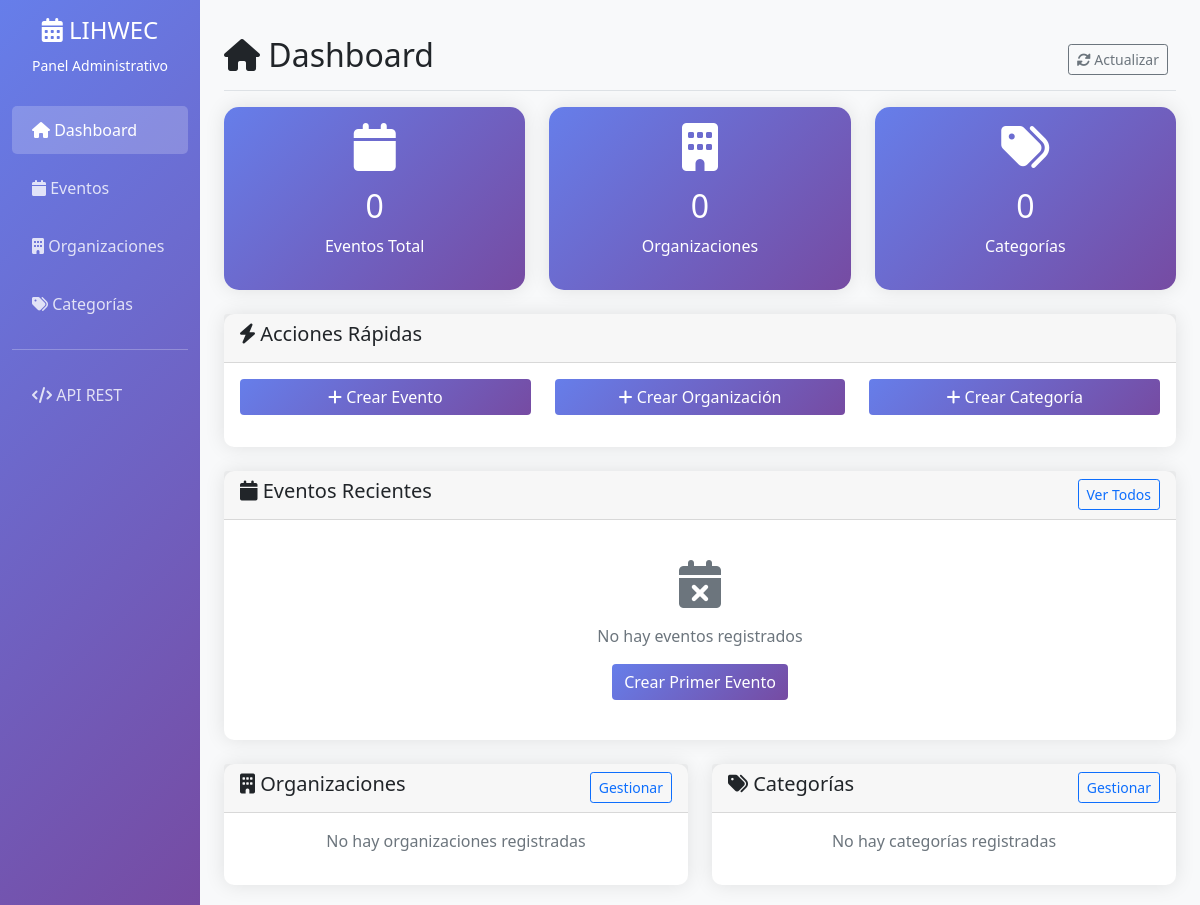
/api/admin-panel/, run on an earlier commit of the app's database.
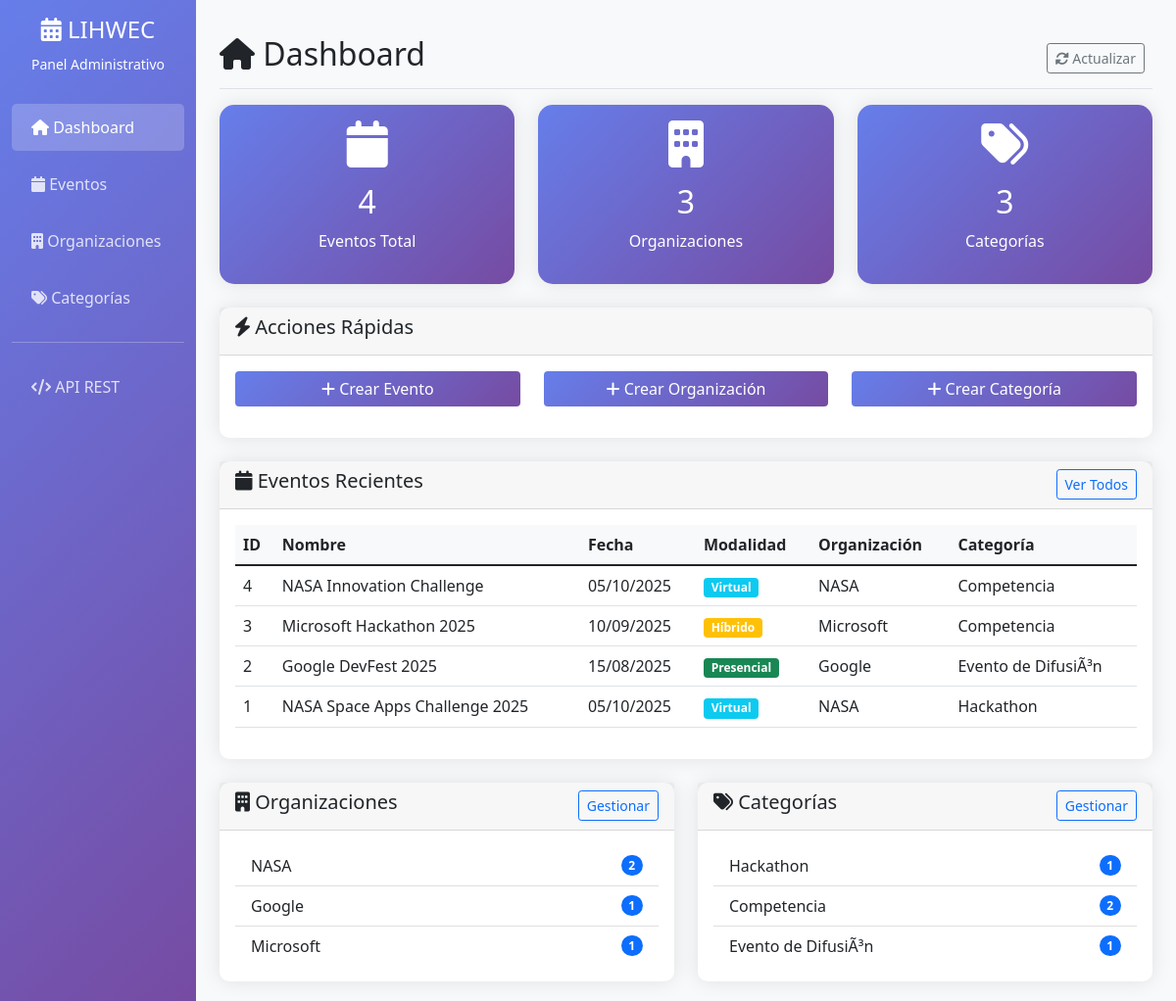
And on a later commit of the database.
### events/models.py (models this page shows, shortened)
class Event(models.Model):
    MODALITY_CHOICES = [
        ('presencial', 'Presencial'),
        ('virtual', 'Virtual'),
        ('hibrido', 'Híbrido'),
    ]
    TYPE_CHOICES = [
        ('competencia', 'Competencia'),
        ('difusor', 'Difusor'),
    ]
    name = models.CharField(max_length=200)
    date = models.DateField()
    time = models.TimeField()
    modality = models.CharField(max_length=20, choices=MODALITY_CHOICES)
    location = models.CharField(max_length=200, blank=True)
    organization = models.ForeignKey(Organization, on_delete=models.CASCADE)
    category = models.ForeignKey(Category, on_delete=models.CASCADE)
    type = models.ForeignKey(Type, on_delete=models.CASCADE)
    image = models.URLField()
    description = models.TextField()
    link = models.URLField(blank=True)

class Organization(models.Model):
    name = models.CharField(max_length=100, unique=True)
    description = models.TextField(blank=True)

class Category(models.Model):
    name = models.CharField(max_length=50, unique=True)
    display_name = models.CharField(max_length=100)

### events/admin_views.py (the view)
# urls.py: path('admin-panel/', AdminPanelView.as_view(), name='admin_panel'),
class AdminPanelView(View):
    def get(self, request):
        events = Event.objects.all().order_by('-id')[:10]  # Últimos 10 eventos
        organizations = Organization.objects.all()
        categories = Category.objects.all()
        context = {
            'events': events,
            'organizations': organizations,
            'categories': categories,
            'events_count': Event.objects.count(),
            'organizations_count': organizations.count(),
            'categories_count': categories.count(),
        }
        return render(request, 'events/admin_panel.html', context)

### events/templates/events/admin_panel.html (shortened to what the changed rows need)
{% extends 'events/base.html' %}
{% block content %}
<div class="d-flex justify-content-between flex-wrap flex-md-nowrap align-items-center pt-3 pb-2 mb-3 border-bottom">
    <h1 class="h2"><i class="fas fa-home"></i> Dashboard</h1>
</div>
<div class="row mb-4">
    <div class="col-md-4">
        <div class="card stats-card">
            <div class="card-body text-center">
                <i class="fas fa-calendar fa-3x mb-3"></i>
                <h2>{{ events_count }}</h2>
                <p>Eventos Total</p>
            </div>
        </div>
    </div>
    <div class="col-md-4">
        <div class="card stats-card">
            <div class="card-body text-center">
                <i class="fas fa-building fa-3x mb-3"></i>
                <h2>{{ organizations_count }}</h2>
                <p>Organizaciones</p>
            </div>
        </div>
    </div>
    <div class="col-md-4">
        <div class="card stats-card">
            <div class="card-body text-center">
                <i class="fas fa-tags fa-3x mb-3"></i>
                <h2>{{ categories_count }}</h2>
                <p>Categorías</p>
            </div>
        </div>
    </div>
</div>
<div class="row">
    <div class="col-12">
        <div class="card">
            <div class="card-body">
                {% if events %}
                <div class="table-responsive">
                    <table class="table table-hover">
                        <thead>
                            <tr>
                                <th>ID</th>
                                <th>Nombre</th>
                                <th>Fecha</th>
                                <th>Modalidad</th>
                                <th>Organización</th>
                                <th>Categoría</th>
                            </tr>
                        </thead>
                        <tbody>
                            {% for event in events %}
                            <tr>
                                <td>{{ event.id }}</td>
                                <td>{{ event.name }}</td>
                                <td>{{ event.date|date:"d/m/Y" }}</td>
                                <td>
                                    <span
                                        class="badge bg-{% if event.modality == 'virtual' %}info{% elif event.modality == 'presencial' %}success{% else %}warning{% endif %}">
                                        {{ event.get_modality_display }}
                                    </span>
                                </td>
                                <td>{{ event.organization.name }}</td>
                                <td>{{ event.category.display_name }}</td>
                            </tr>
                            {% endfor %}
                        </tbody>
                    </table>
                </div>
                {% else %}
                <div class="text-center py-4">
                    <i class="fas fa-calendar-times fa-3x text-muted mb-3"></i>
                    <p class="text-muted">No hay eventos registrados</p>
                    <a href="{% url 'event_management' %}" class="btn btn-primary">Crear Primer Evento</a>
                </div>
                {% endif %}
            </div>
        </div>
    </div>
</div>
<div class="row mt-4">
    <div class="col-md-6">
        <div class="card">
            <div class="card-body">
                {% if organizations %}
                <ul class="list-group list-group-flush">
                    {% for org in organizations %}
                    <li class="list-group-item d-flex justify-content-between align-items-center">
                        {{ org.name }}
                        <span class="badge bg-primary rounded-pill">{{ org.event_set.count }}</span>
                    </li>
                    {% endfor %}
                </ul>
                {% else %}
                <p class="text-muted text-center">No hay organizaciones registradas</p>
                {% endif %}
            </div>
        </div>
    </div>
    <div class="col-md-6">
        <div class="card">
            <div class="card-body">
                {% if categories %}
                <ul class="list-group list-group-flush">
                    {% for cat in categories %}
                    <li class="list-group-item d-flex justify-content-between align-items-center">
                        {{ cat.display_name }}
                        <span class="badge bg-primary rounded-pill">{{ cat.event_set.count }}</span>
                    </li>
                    {% endfor %}
                </ul>
                {% else %}
                <p class="text-muted text-center">No hay categorías registradas</p>
                {% endif %}
            </div>
        </div>
    </div>
</div>
{% endblock %}

What changed in the data, as far as the page shows it:
added Event: id "4", name "NASA Innovation Challenge", date "05/10/2025", modality "Virtual", organization.name "NASA", category.display_name "Competencia"
added Event: id "3", name "Microsoft Hackathon 2025", date "10/09/2025", modality "Híbrido", organization.name "Microsoft", category.display_name "Competencia"
added Event: id "2", name "Google DevFest 2025", date "15/08/2025", modality "Presencial", organization.name "Google", category.display_name "Evento de DifusiÃ³n"
added Event: id "1", name "NASA Space Apps Challenge 2025", date "05/10/2025", modality "Virtual", organization.name "NASA", category.display_name "Hackathon"
added Organization: name "NASA", event_set.count "2"
added Organization: name "Google", event_set.count "1"
added Organization: name "Microsoft", event_set.count "1"
added Category: display_name "Hackathon", event_set.count "1"
added Category: display_name "Competencia", event_set.count "2"
added Category: display_name "Evento de DifusiÃ³n", event_set.count "1"
Also different on the page:
{{ events_count }}: "0" → "4"
{{ organizations_count }}: "0" → "3"
{{ categories_count }}: "0" → "3"
text no longer shown: "No hay eventos registrados Crear Primer Evento No hay organizaciones registradas No hay categorías registradas"
text now shown: "ID Nombre Fecha Modalidad Organización Categoría"
